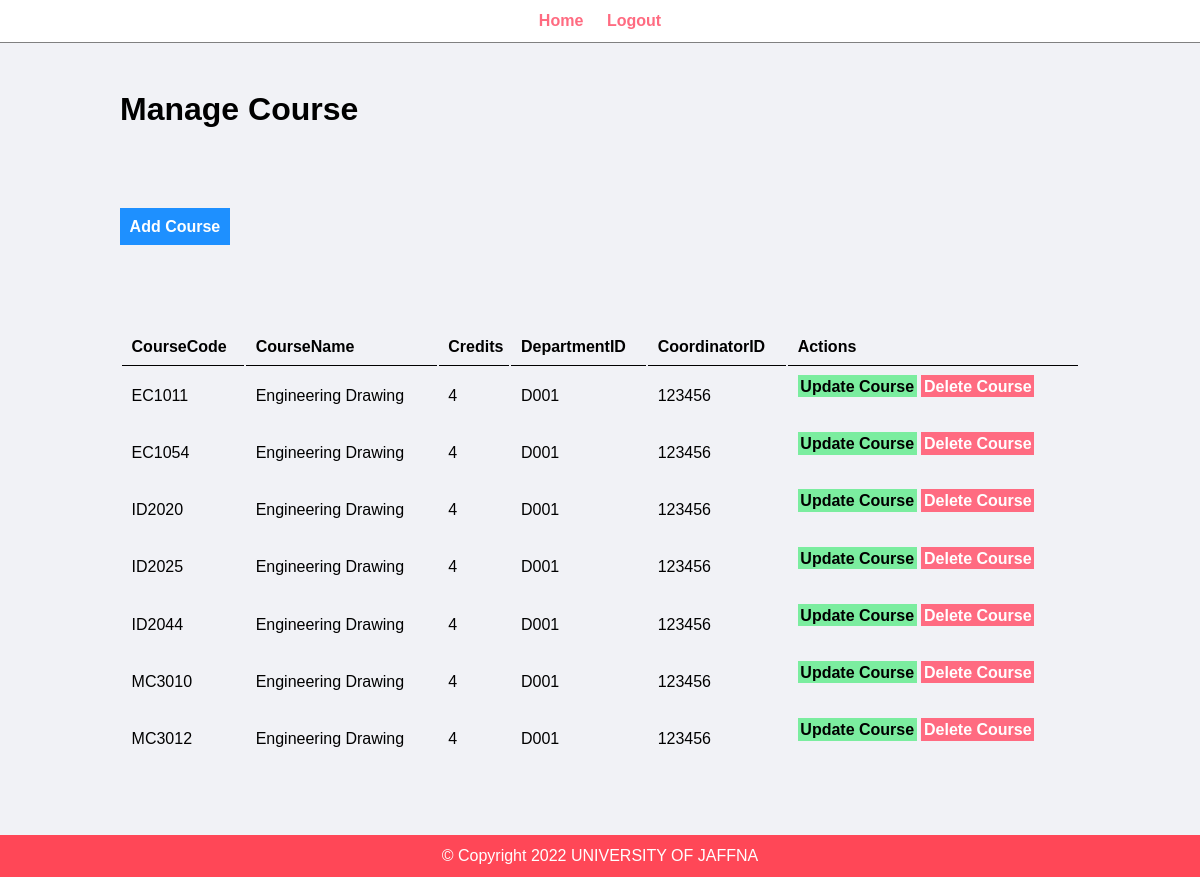
The page /admin/manage-course.php (signed in) on the database its author committed.
### tables this page shows
CREATE TABLE `course` (
  `code` varchar(50) NOT NULL,
  `CourseName` varchar(50) NOT NULL,
  `Credits` int(11) NOT NULL,
  `CoordinatorID` varchar(50) NOT NULL,
  `DepartmentID` varchar(50) NOT NULL
);

### admin/manage-course.php (the view, shortened to what this page needs)
<?php include('partials/menu.php'); ?>
<div class="main-content">
    <div class="wrapper">
    <h1>Manage Course</h1>
    <br  /><br  />
             <br><br><br>
    <a href="add-course.php" class="btn-primary">Add Course</a>
    <br  /><br  /><br  />
<table class="tbl-full">
    <tr>
            <th>CourseCode</th>
            <th>CourseName</th>
            <th>Credits</th>
            <th>DepartmentID</th>
            <th>CoordinatorID</th>
            <th>Actions</th>
        <br  />
</tr>
<br  /><br  />
<?php
    $sql ="SELECT * FROM course";
    $res=mysqli_query($conn,$sql);
    if($res==TRUE){
        $count =mysqli_num_rows($res);
        if($count>0)
        {
            while($rows=mysqli_fetch_assoc($res))
            {
                $code = $rows['code'];
                $cname = $rows['CourseName'];
                $credits = $rows['Credits'];
                $dId = $rows['DepartmentID'];
                $cID = $rows['CoordinatorID'];
                ?>
                <tr>
                    <td><?php echo $code; ?> </td>
                    <td><?php echo $cname; ?></td>
                    <td><?php echo $credits; ?></td>
                    <td><?php echo $dId; ?></td>
                    <td><?php echo $cID; ?></td>
                    <td>
                    <a href="<?php echo SITEURL; ?>admin/update-course.php?id=<?php echo $code; ?>" class="btn-secondary">Update Course</a>
                    <a href="<?php echo SITEURL; ?>admin/delete-course.php?id=<?php echo $code; ?>" class="btn-delete">Delete Course</a>
                    <br  /><br  />
            </td>
            </tr>
                <?php
            }
        }
        else{
        }
    }
?>
</table>
<br  />
</div>
</div>
<?php include('partials/footer.php'); ?>

### admin/admin.css (style rules this page uses)
* { margin: 0; padding: 0; font-family: Arial, Helvetica, sans-serif; }
.wrapper { padding: 1%; width: 80%; margin: 0 auto; }
.tbl-full { width: 100%; }
table tr th { border-bottom: 1px solid black; padding: 1%; text-align: left; }
table tr td { padding: 1%; }
.btn-primary { background-color: #1e90ff; padding: 1%; color: white; text-decoration: none; font-weight: bold; }
.btn-secondary { background-color: #7bed9f; padding: 1%; color: black; text-decoration: none; font-weight: bold; }
.btn-delete { background-color: #ff6b81; padding: 1%; color: white; text-decoration: none; font-weight: bold; }
.main-content { background-color: #f1f2f6; padding: 3% 0; }

### rows shown on the page
course: code "EC1011", CourseName "Engineering Drawing", Credits "4", DepartmentID "D001", CoordinatorID "123456"
course: code "EC1054", CourseName "Engineering Drawing", Credits "4", DepartmentID "D001", CoordinatorID "123456"
course: code "ID2020", CourseName "Engineering Drawing", Credits "4", DepartmentID "D001", CoordinatorID "123456"
course: code "ID2025", CourseName "Engineering Drawing", Credits "4", DepartmentID "D001", CoordinatorID "123456"
course: code "ID2044", CourseName "Engineering Drawing", Credits "4", DepartmentID "D001", CoordinatorID "123456"
course: code "MC3010", CourseName "Engineering Drawing", Credits "4", DepartmentID "D001", CoordinatorID "123456"
course: code "MC3012", CourseName "Engineering Drawing", Credits "4", DepartmentID "D001", CoordinatorID "123456"
